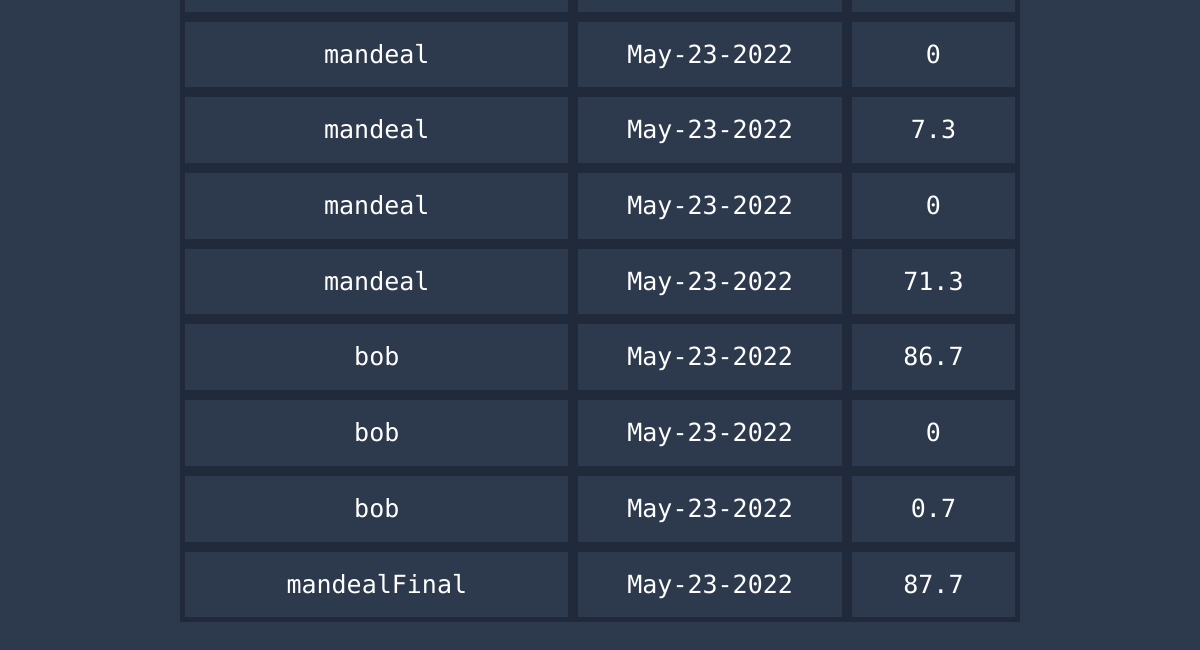
The page /leaderboard (lower part) on the database as committed earlier.
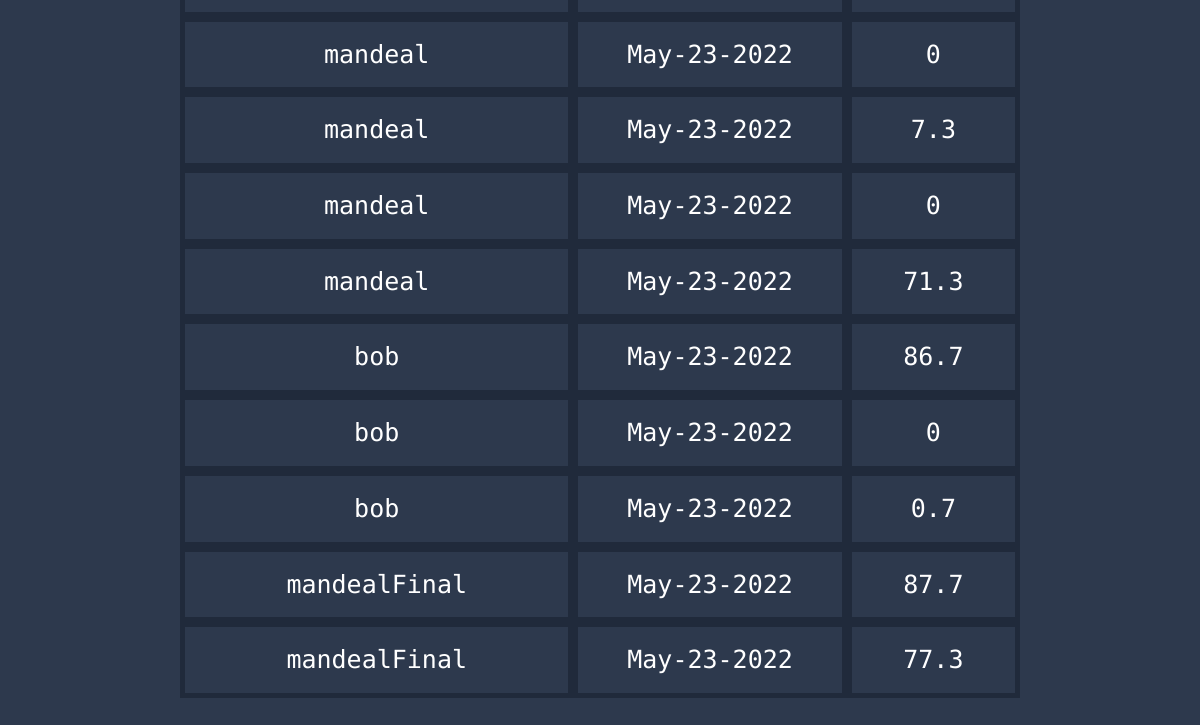
The same page on the database as committed later.
### app/models.py (models this page shows, shortened)
class Score(UserMixin, db.Model):
    id = db.Column(db.Integer, primary_key=True)
    user_score = db.Column(db.Integer)
    user_id = db.Column(db.Integer, db.ForeignKey("user.id"))
    today = date.today()
    format_date = today.strftime("%b-%d-%Y") #strips minutes, formats the date eg May-16-2022
    date = db.Column(db.String, default=format_date)

class User(UserMixin, db.Model):
    id = db.Column(db.Integer, primary_key=True)
    username = db.Column(db.String(64), index=True, unique=True)
    email = db.Column(db.String(120), index=True, unique=True)
    password_hash = db.Column(db.String(128))
    user_stats = db.relationship('Score', backref='user', lazy=True)

### app/routes.py (the view)
@app.route('/leaderboard', methods=['GET', 'POST'])
def leaderboard():
    all_scores = Score.query.all()
    user = User.query.all()
    if current_user.is_authenticated:
        user_name = current_user.username
        return render_template('leaderboard.html', title='Leaderboard', scores=all_scores, user_name=user_name)
    return render_template('leaderboard.html', title='Leaderboard', scores=all_scores)

### app/templates/leaderboard.html (shortened to what this page needs)
{% extends "base.html" %}
{% block content %}
    <table id="myTable" class="tablesorter">
        <tbody>
            {% for score in scores %}
                <tr>
                    <td> {{ score.user.username }} </td>
                    <td> {{ score.date }} </td>
                    <td> {{ score.user_score }}</td>
                </tr>
            {% endfor %}
    </tbody>
</table>
{% endblock %}

Rows that differ between the two databases and show on the page:
added Score: user.username "mandealFinal", date "May-23-2022", user_score "77.3"
